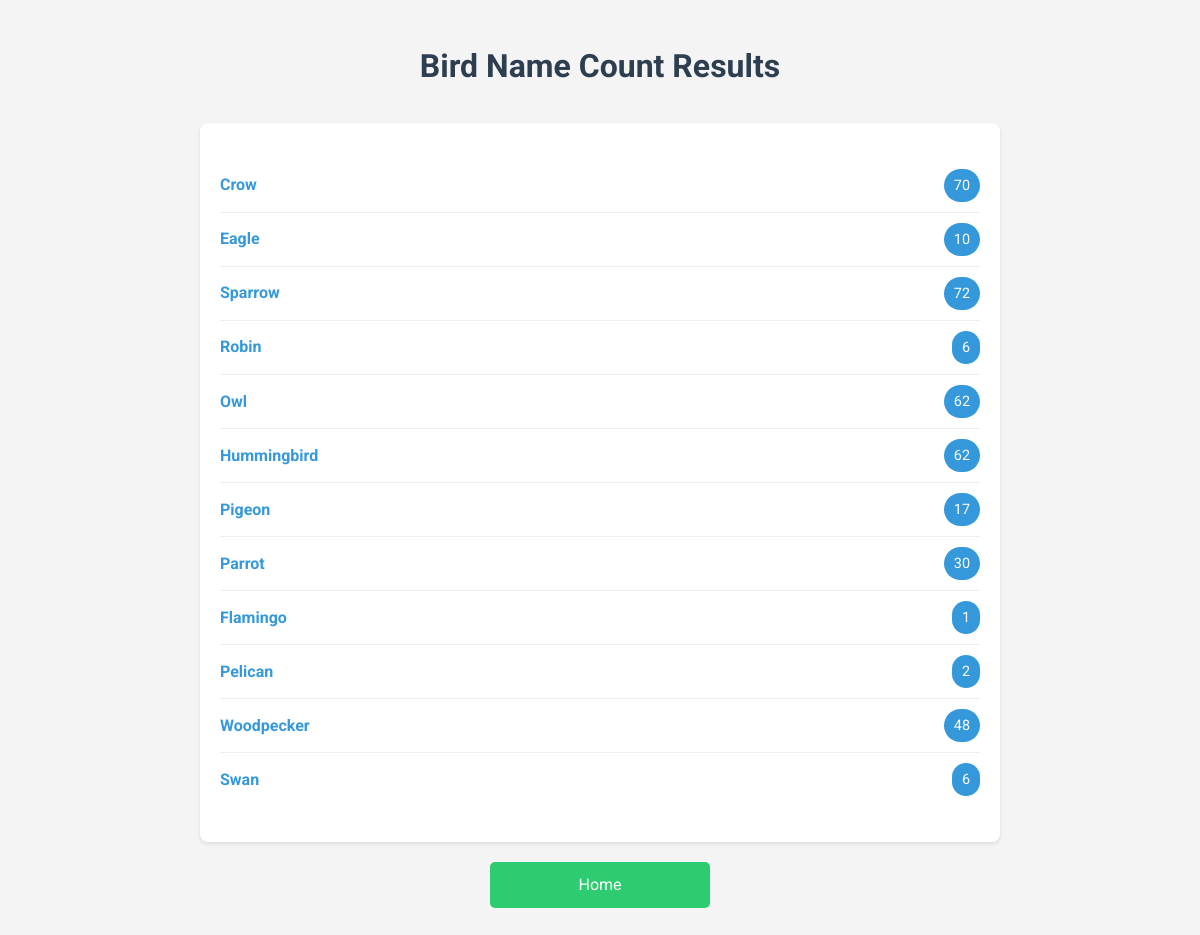
Screenshot of /document/4/ (signed in) with the database file from the repository.
### birdcounter/models.py (models this page shows, shortened)
class BirdCount(models.Model):
    document = models.ForeignKey(PDFDocument, on_delete=models.CASCADE, related_name='bird_counts')
    bird_name = models.CharField(max_length=100)
    count = models.IntegerField()

### birdcounter/views.py (the view)
# urls.py: path('document/<int:document_id>/', views.document_detail, name='document_detail'),
@login_required
def document_detail(request, document_id):
    document = get_object_or_404(PDFDocument, id=document_id, user=request.user)
    bird_counts = BirdCount.objects.filter(document=document).values('bird_name', 'count')
    bird_counts_dict = {item['bird_name']: item['count'] for item in bird_counts}
    return render(request, 'document_detail.html', {
        'document': document,
        'bird_counts': bird_counts_dict
    })

### birdcounter/templates/document_detail.html (shortened to what this page needs)
<!DOCTYPE html>
<html lang="en">
<head>
</head>
<body>
    <h1>Bird Name Count Results</h1>
    <div class="results-container">
        <ul class="bird-list">
        {% for bird, count in bird_counts.items %}
            {% if count > 0 %}
                <li class="bird-item">
                    <span class="bird-name">{{ bird|capfirst }}</span>
                    <span class="bird-count">{{ count }}</span>
                </li>
            {% endif %}
        {% empty %}
            <li>No birds found with non-zero counts.</li>
        {% endfor %}
        </ul>
    </div>
    <a href="{% url 'home' %}" class="upload-button">Home</a>
</body>
</html>

### birdcounter/templates/document_detail.html (style rules this page uses)
body { font-family: 'Roboto', sans-serif; line-height: 1.6; color: #333; max-width: 800px; margin: 0 auto; padding: 20px; background-color: #f4f4f4; }
h1 { color: #2c3e50; text-align: center; margin-bottom: 30px; }
.results-container { background-color: #fff; border-radius: 8px; box-shadow: 0 2px 4px rgba(0,0,0,0.1); padding: 20px; margin-bottom: 20px; }
.bird-list { list-style-type: none; padding: 0; }
.bird-item { display: flex; justify-content: space-between; align-items: center; padding: 10px 0; border-bottom: 1px solid #eee; transition: background-color 0.3s ease; }
.bird-item:last-child { border-bottom: none; }
.bird-name { font-weight: bold; color: #3498db; }
.bird-count { background-color: #3498db; color: white; padding: 5px 10px; border-radius: 20px; font-size: 0.9em; }
.upload-button { display: block; width: 200px; margin: 20px auto; padding: 10px; background-color: #2ecc71; color: white; text-align: center; text-decoration: none; border-radius: 5px; transition: background-color 0.3s ease; }

### rows the page displays
BirdCount: bird_name "Robin", count "6"
BirdCount: bird_name "Owl", count "62"
BirdCount: bird_name "Hummingbird", count "62"
BirdCount: bird_name "Pigeon", count "17"
BirdCount: bird_name "Parrot", count "30"
BirdCount: bird_name "Flamingo", count "1"
BirdCount: bird_name "Pelican", count "2"
BirdCount: bird_name "Woodpecker", count "48"
BirdCount: bird_name "Swan", count "6"

### other values shown
{{ bird|capfirst }} "Crow" "Eagle" "Sparrow"
{{ count }} "70" "10" "72"
